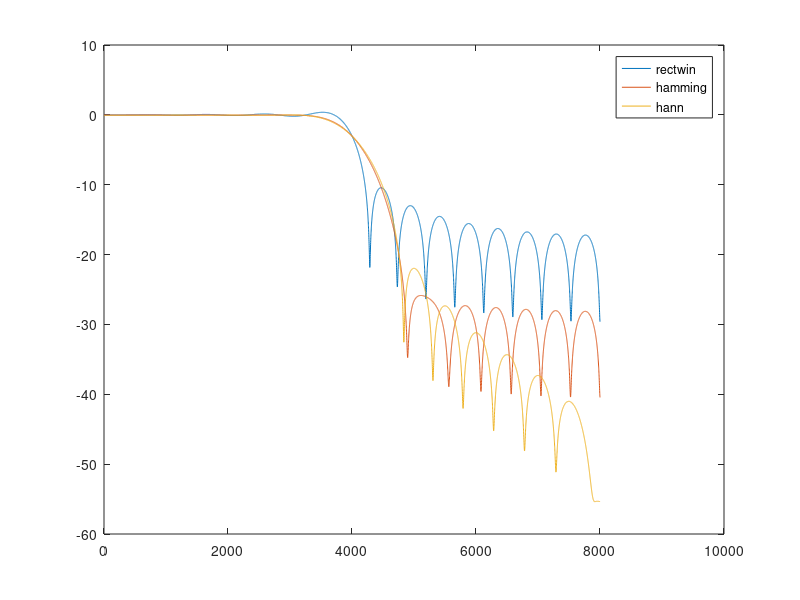

Recreate this plot in MATLAB.
%close all
N = 4096;
fs = 16000;
fc = 4000.0;               %cut-off frequency
wc = fix(fc*N/fs);
if(mod(N,2))
    half_bin = (N+1)/2;
else
    half_bin = N/2;
end

%% ideal low-pass filter
Hd = zeros(1,N);
Hd(1:wc) = 1;
Hd(wc+1:N/2) = 0;

Hd(N/2+1) = 0;

Hd(N/2+2:end) = fliplr(Hd(2:N/2));

%% time-domain ideal filter ,rectwin
hd = ifft(Hd);
hd = fftshift(hd);
%figure,plot(hd)
M = 33;
hd = hd(N/2-(M-1)/2:N/2+(M-1)/2);
%% compare different window
N_FFT = N*4;   %frequency-domain interpolation
f = (1:N_FFT/2+1)*fs/N_FFT;
figure,

win = rectwin(M)';
h = hd.*win;
H = fft(h,N_FFT);
plot(f,pow2db(abs(H(1:N_FFT/2+1)))),%ylim([0,1.2]);
win = hamming(M)';
h = hd.*win;
H = fft(h,N_FFT);
hold on,plot(f,pow2db(abs(H(1:N_FFT/2+1))));
win = hann(M)';
h = hd.*win;
H = fft(h,N_FFT);
hold on,plot(f,pow2db(abs(H(1:N_FFT/2+1))));
legend('rectwin','hamming','hann')

